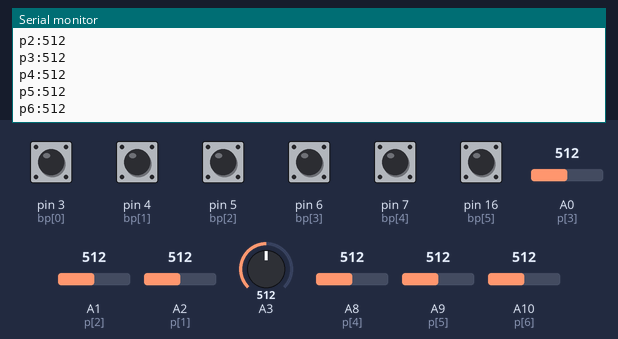
The sketch below on a simulated Arduino Mega 2560, built with avr-gcc and run on an emulated ATmega2560. Parts: the last lines printed to the serial monitor. The inputs (shaded band) are chosen by the test bench; at power-on: pin 3 (bp[0]), pin 4 (bp[1]), pin 5 (bp[2]), pin 6 (bp[3]), pin 7 (bp[4]), pin 16 (bp[5]) HIGH, A0 (p[3]) = 512, A1 (p[2]) = 512, A2 (p[1]) = 512, A3 = 512, A8 (p[4]) = 512, A9 (p[5]) = 512, A10 (p[6]) = 512.

Above: at 1.2 s.
1.3 s: pin 3 (bp[0]) pulled LOW for 0.15 s
At 2.1 s:
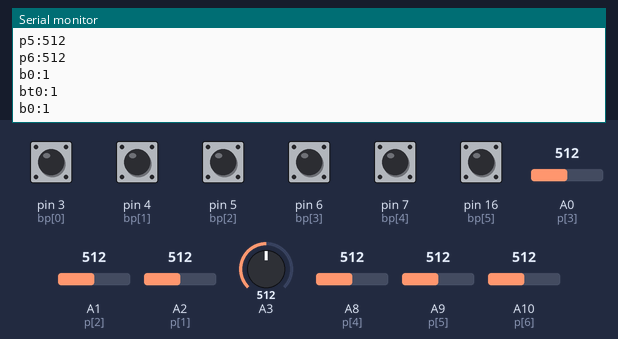
2.9 s: A0 (p[3]) set to 716
At 3.8 s:
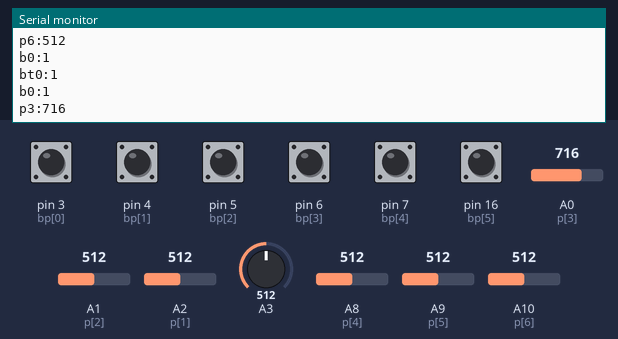
4.4 s: A1 (p[2]) set to 716
At 5.3 s:
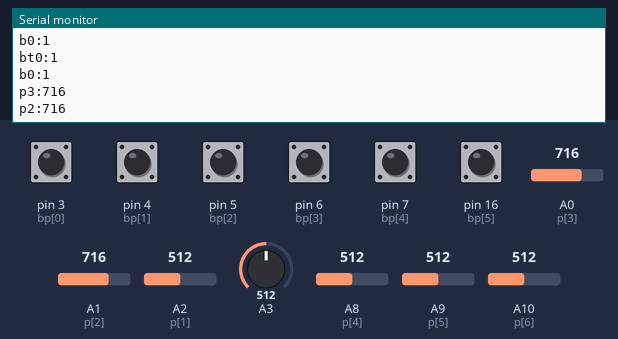
5.9 s: A2 (p[1]) set to 716
At 6.9 s:
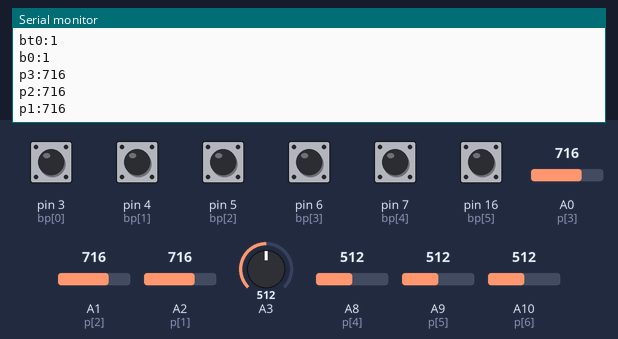
7.4 s: A3 set to 716
At 8.5 s:
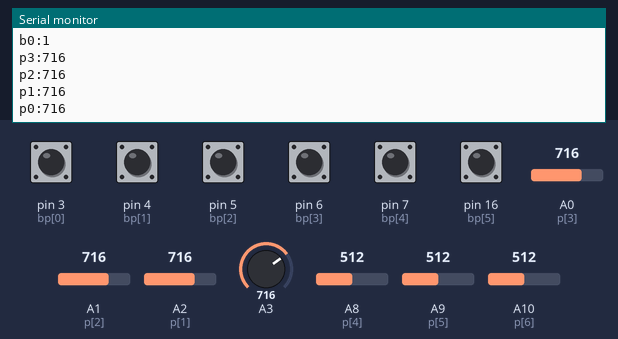
8.9 s: A8 (p[4]) set to 716
At 10.0 s:
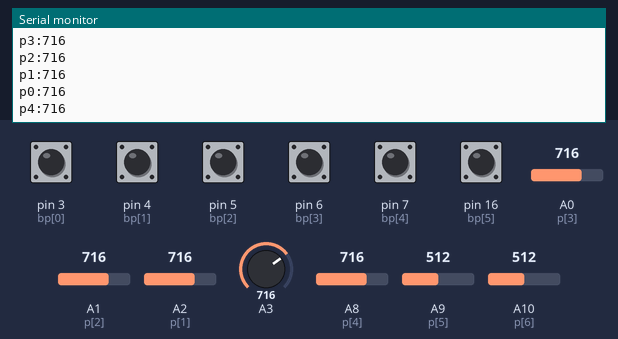
Timing chart, 0 to 11.4 s (numbered marks = the images above; inputs shaded):
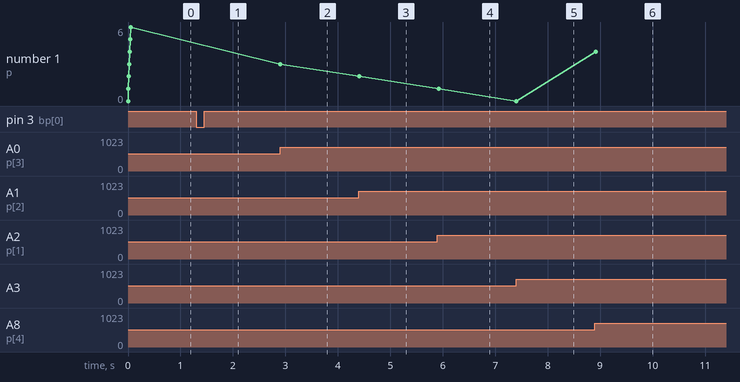

Measured:
- after the input at 1.3 s, the serial monitor: prints a new line at once (image 1)
- after the input at 2.9 s, the serial monitor: prints a new line at once (image 2)
- after the input at 4.4 s, the serial monitor: prints a new line at once (image 3)
- after the input at 5.9 s, the serial monitor: prints a new line at once (image 4)
- after the input at 7.4 s, the serial monitor: prints a new line at once (image 5)
- after the input at 8.9 s, the serial monitor: prints a new line at once (image 6)
- plotted number 1: 3 → 2 after the input at 4.4 s, 2 → 1 after the input at 5.9 s, 1 → 0 after the input at 7.4 s, 0 → 4 after the input at 8.9 s

The sketch:

ultimatearduino_tutorial_pt006b_bonus.ino
```cpp
#define NB 7
#define NP 7
#define NF 0
//BUTTONS
////Momentary button vars
int bp[NB] = {3,4,5,6,7,16 }; //arduino input pin numbers
boolean bg[NB] = {true, true, true, true, true, true, true};
//Toggle button vars
int btv[NB] = {0, 0, 0, 0, 0, 0, 0};
int btamt[NB] = {2, 2, 2, 2, 2, 7, 10};
boolean btg[NB] = {true, true, true, true, true, true, true};

//POTS
int p[NP] =  {3, A2,A1,A0,A8,A9,A10  }; //analog input pins
int pv[NP];
int ppv[NP] = {0, 0, 0, 0, 0, 0, 0}; //previous pot value

//FSRS
int fsr[NF] = {};
int fsrv[NF];
int fsrthresh[NF] = {};
boolean fsrpeakgate[NF] = {};
int fsrpv[NF] = {};


void setup() {
  Serial.begin(9600);
  for (int i = 0; i < NB; i++) pinMode(bp[i], INPUT_PULLUP);
}

void loop() {

  //FSRS
  for (int i = 0; i < NF; i++) {
    //Continuous Data
    fsrv[i] = analogRead(fsr[i]); //read analog pin connected to fsr
    //Peak Detection
    if (fsrv[i] > fsrthresh[i]) {
      Serial.print( "fsr" + String(i) + ":");
      Serial.println(fsrv[i]);
      if (fsrv[i] > fsrpv[i]) { //is it going up?
        fsrpv[i] = fsrv[i];
      }
      else { //its going down i.e., val<pval
        if (fsrpeakgate[i]) { //if gate is open
      Serial.print( "fsp" + String(i) + ":");
          Serial.println(fsrpv[i]); //this is our peak
          fsrpeakgate[i] = false; //close gate
        }
      }
    }
    else { //is below thresh
      if (!fsrpeakgate[i]) {
        fsrpeakgate[i] = true;
        fsrpv[i] = 0;
      }
    }
  }


  //POTS
  for (int i = 0; i < NP; i++) {
    pv[i] = analogRead(p[i]);
    if ( pv[i] < (ppv[i] - 2) || pv[i] > (ppv[i] + 2) ) {
      Serial.print( "p" + String(i) + ":");
      Serial.println(pv[i]);
    }
    ppv[i] = pv[i];
  }


  //BUTTONS
  for (int i = 0; i < NB; i++) {

    if ( digitalRead(bp[i]) == LOW) { //button pushed

      //momentary
      if (bg[i]) {
        bg[i] = false;
        Serial.print("b");
        Serial.print(String(i));
        Serial.print(":");
        // Serial.print( "b" + String(i) + ":");
        Serial.println(1);
      }

      //toggle
      if (btg[i]) {
        btg[i] = false;
        btv[i] = (btv[i] + 1) % btamt[i];
        Serial.print( "bt" + String(i) + ":");
        Serial.println(btv[i]);
      }


    }
    else { //button released

      //momentary
      if (!bg[i]) {
        bg[i] = true;
        Serial.print( "b" + String(i) + ":");
        Serial.println(1);
      }

      //toggle
      if (!btg[i]) {
        btg[i] = true;
      }


    }

  }
  delay(30);
}
```
